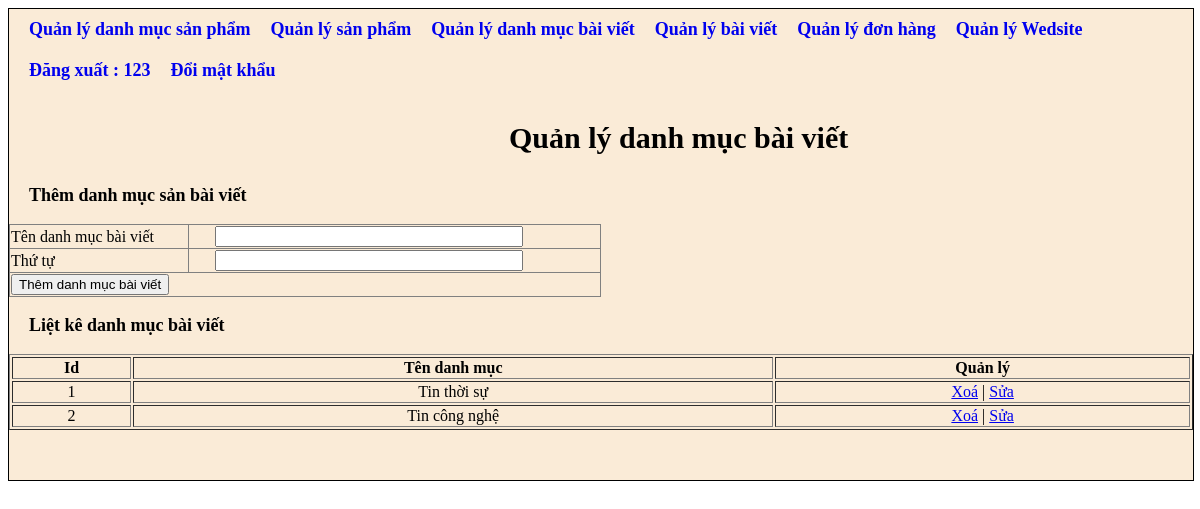
/wedbanhang/admincp/index.php?action=quanlydanhmucbaiviet&query=them (signed in), run on the app's committed database.
### tables this page shows
CREATE TABLE `tbl_danhmucbaiviet` (
  `id_danhmucbaiviet` int(11) NOT NULL,
  `tendanhmuc_baiviet` varchar(255) NOT NULL,
  `thutu` int(11) NOT NULL
);

### wedbanhang/admincp/lietkedanhmucbaiviet.php (the view)
<?php
    $sql_lietke_danhmucbv = "SELECT * FROM tbl_danhmucbaiviet ORDER BY thutu DESC";
    $query_lietke_danhmucbv = mysqli_query($mysqli,$sql_lietke_danhmucbv);
?>
<p style="font-size: 18px;
    font-weight: bold;padding-left:20px">Liệt kê danh mục bài viết</p>
<table style="width:100%;text-align:center" border="1" style="border-collapse:collapse">
  <tr>
    <th>Id</th>
    <th>Tên danh mục</th>
    <th>Quản lý</th>
  </tr>
    <?php
    $i = 0;
    while($row = mysqli_fetch_array($query_lietke_danhmucbv)){
        $i++;
    ?>
  <tr>
    <td><?php echo $i ?></td>
    <td><?php echo $row['tendanhmuc_baiviet'] ?></td>
    <td>
        <a href="xulydanhmucbaiviet.php?idbaiviet=<?php echo $row['id_danhmucbaiviet'] ?>">Xoá</a> |
        <a href="?action=quanlydanhmucbaiviet&query=sua&idbaiviet=<?php echo $row['id_danhmucbaiviet']?>">Sửa</a>
    </td>
  </tr>
    <?php
    }
    ?>
</table>

### data on the page
tbl_danhmucbaiviet: tendanhmuc_baiviet "Tin thời sự"
tbl_danhmucbaiviet: tendanhmuc_baiviet "Tin công nghệ"

### other printed values
$_SESSION['dangnhap'] "123"
